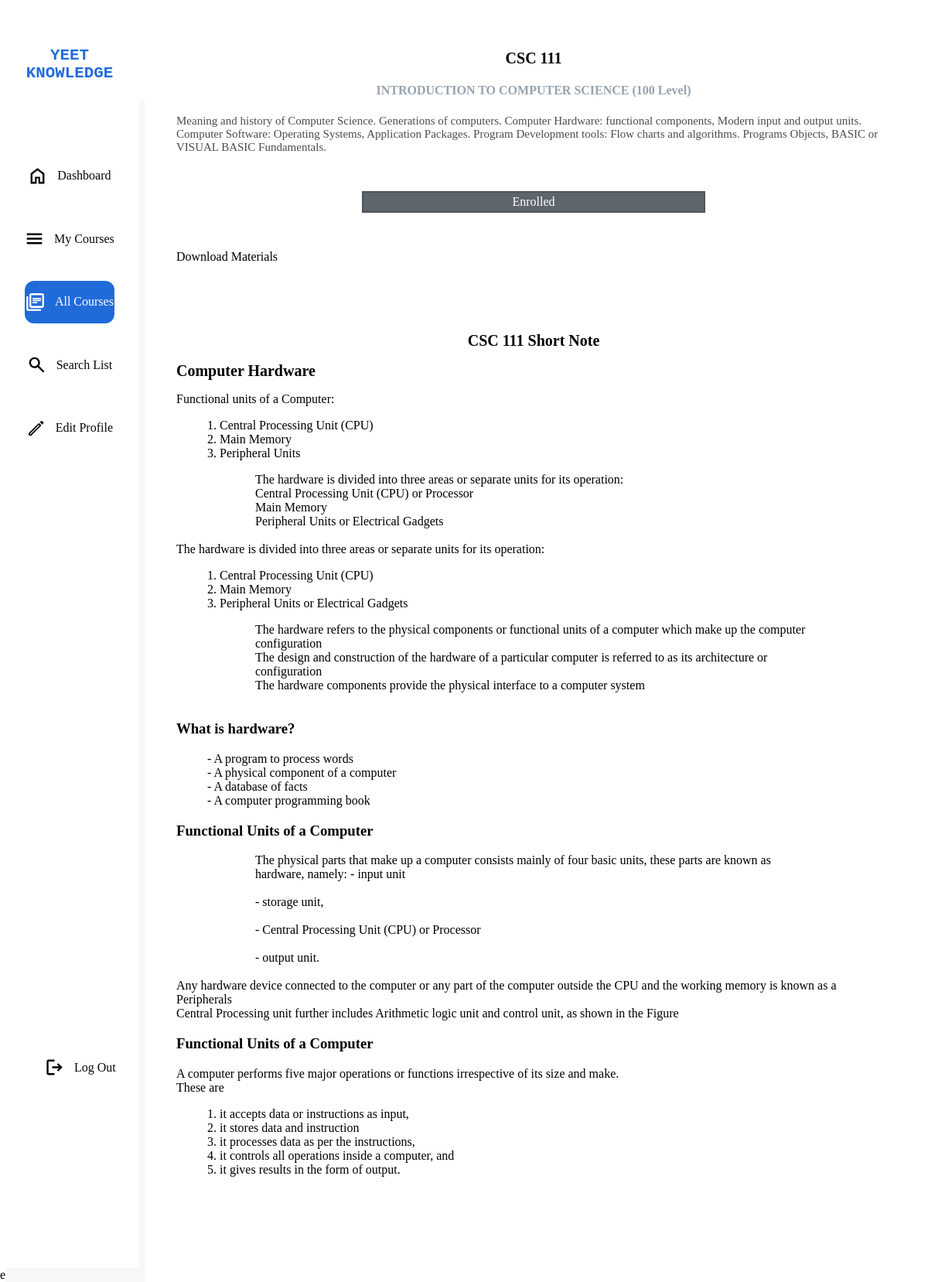
Screenshot of /personal/link.php?aq=csc111 (signed in) with the database file from the repository.
### tables this page shows
CREATE TABLE `courses` (
  `id` int(11) NOT NULL,
  `Course Code` varchar(30) NOT NULL,
  `Course Title` varchar(80) NOT NULL,
  `level` varchar(10) NOT NULL,
  `materials` varchar(2000) NOT NULL
);

### personal/link.php (the view, shortened to what this page needs)
<link rel="stylesheet" href="../style/style2.css">
<div class="container2">
<div class="one left">
            <a href="/vent/personal/allcourses.php"><div class="brand"><h4 class="h4">YEET KNOWLEDGE</h4></div></a>
            <ul>
                <a href="/vent/personal/dashboard.php"><li class="left-section"><img src="../icons/home.svg">Dashboard</li></a>
                <a href="/vent/personal/mycourses.php"><li class="left-section"><img src="../icons/menubook.svg">My Courses</li></a>
                <a href="/vent/personal/allcourses.php"><li class="left-section selection"><img class="blue" src="../icons/librarybooks.svg">All Courses</li></a>
                <a href="/vent/personal/search.php"><li class="left-section"><img src="../icons/search.svg">Search List</li></a>
                <a href="/vent/personal/editdetails.php"><li class="left-section"><img src="../icons/editn.svg">Edit Profile</li></a>
                <a href="/vent/personal/logout.php"><li class="left-section Settings"><img src="../icons/logout.svg">Log Out</li></a>
            </ul>
        </div>
    <div class="one center coursedetails">
    <?php
    $conn = mysqli_connect("localhost", "root", "", "learning");
    $save = $_SESSION['id'];
    if(isset($_GET["aq"])){
        if($_GET["aq"]){
            $rtr = $_GET["aq"];
            $word = strtoupper(substr($rtr, 0, 3)) . " ".  substr($rtr, 3, 6) ;
            $sqlquery = "SELECT * FROM `courses` WHERE `Course Code` = '$word'";
            $query = mysqli_query($conn, $sqlquery);
            $nnb = mysqli_fetch_array($query);
            echo "<center><div class=''><h2>{$word}</h2></div>
                            <div class=''><h4>{$nnb['Course Title']} ({$nnb['level']})</h4></div></center>
                            <div class='coursedet1'>{$nnb['materials']}</div>" ;
                            $last_read = $word;
            $yr = "SELECT mycourse FROM users WHERE id = $save AND `mycourse` like '%$rtr%'";
            $lkl = "UPDATE `dashboard` SET `lastRead` = '$last_read' where id = '$save'";
            mysqli_query($conn, $lkl);
            $yr1 = mysqli_query($conn, $yr);
    if(mysqli_num_rows($yr1) !== 0){
        echo "<a href='/vent/personal/link.php?aq={$rtr}&enr=yes'><div class='enrol enrolled'>Enrolled</div></a>";}
    else{
        echo "<a href='/vent/personal/link.php?aq={$rtr}&enr=no'><div class='enrol'>Enrol for this course</div></a>";
        }
        echo "<div class=''>Download Materials</div>";
        ?>
</head>
<body>
<div class="wrapper">
<?php
    $fil = '../material/' .$rtr .'/' .$rtr .'.xml';
    $filename = fopen($fil, 'r') or die ("weakness" );
    while(!feof($filename)){
        $line = fgets($filename);
        echo $line;
    }
}}
    else{
        header("location:/vent/personal/allcourses.php");
    }
?><br><br><br>
</div></div>
e

### style/style2.css (style rules this page uses)
* { list-style: none; list-style-type: none; text-decoration: none; }
body { padding: 0; margin: 0; height: 100vh; width: 96vw; }
h2 { font-size: 20px; margin: 1rem 0rem; }
h4 { color: rgb(150, 163, 175); }
a { font-size: 16px; }
.brand { display: flex; }
.container2 { display: grid; padding: 0px; margin: 0px; grid-template-columns: 15vw 85vw; height: 100%; position: relative; }
.one { position: relative; }
.left { background-color: rgb(255, 255, 255); padding: 2rem; box-shadow: 7px 130px rgb(247, 247, 247); }
.left-section { padding: 15px 0rem; text-align: center; background-color: rgb(255, 255, 255); margin-block-start: 1.6vh; color: rgb(7, 7, 7); display: flex; align-items: center; justify-content: center; gap: 0.8rem; }
.left-section img, .l img { width: 25px; height: 25px; }
.h4 { font-size: 1.3rem; width: 100%; font-family: Arial, Helvetica, sans-serif; text-align: center; font-family: "Courier New", Courier, monospace; color: #0b5cd6e7; }
ul { margin-block-start: 4vh; padding-inline-start: 0px; }
.Settings { position: absolute; top: max(80vh); width: 80%; }
.blue { filter: invert(100%) sepia(63%) saturate(0%) hue-rotate(246deg) brightness(100%) contrast(156%); }
.center { padding: 3rem; }
img { width: 160px; height: 130px; }
.coursedetails { font-size: 17px; font-family: Cambria, Cochin, Georgia, Times, 'Times New Roman', serif; font-size: 1rem; }
.coursedet1 { margin: auto; font-size: 15px; opacity: 70%; }
.enrol { text-align: center; margin: 3rem 15rem; border: #0b5cd6e7 2px solid; padding: 3px; color:#0b5cd6e7; }
.enrolled { border: #4f555de7 2px solid; color:white; background-color: #4f555de7; }
.none p { font-size: 16px; font-weight: 400; font-family: 'Crimson Text', serif; width: 60vw; margin: auto; }
.container2 { margin: 0; height: 100vh; padding: 0px; scrollbar-width: 1px; }
.one { margin: 0; }
.left { margin: 0; background-color: rgb(255, 255, 255); padding: 2rem; box-sizing: border-box; box-shadow: 7px 130px rgb(247, 247, 247); }
.center { margin: 0; overflow-x: hidden; }
.left-section { text-align: center; padding: 15px 0rem; text-align: center; background-color: rgb(255, 255, 255); margin-block-start: 1.6vh; color: rgb(7, 7, 7); display: flex; align-items: center; justify-content: center; gap: 0.8rem; }
.selection { background-color: #0b5cd6e7; color: white; border-radius: 12px; }

### rows the page displays
courses: Course Title "INTRODUCTION TO COMPUTER SCIENCE", level "100 Level", materials "Meaning and history of Computer Science. Generations of computers. Computer Hardware: functional components, Modern input and output units. Computer Software: Operating Systems, Application Packages. Program Development tools: Flow charts and algorithms. Programs Objects, BASIC or VISUAL BASIC Fundamentals."

### other values shown
$word "CSC 111"
$line "CSC 111 Short Note"
$line "Computer Hardware"
$line "Functional units of a Computer:"
$line "1. Central Processing Unit (CPU)"
$line "2. Main Memory"
$line "3. Peripheral Units"
$line "The hardware is divided into three areas or separate units for its operation:"
$line "Central Processing Unit (CPU) or Processor"
$line "Main Memory"
$line "Peripheral Units or Electrical Gadgets"
$line "3. Peripheral Units or Electrical Gadgets"
$line "The hardware refers to the physical components or functional units of a computer which make up the computer configuration"
$line "The design and construction of the hardware of a particular computer is referred to as its architecture or configuration"
$line "The hardware components provide the physical interface to a computer system"
